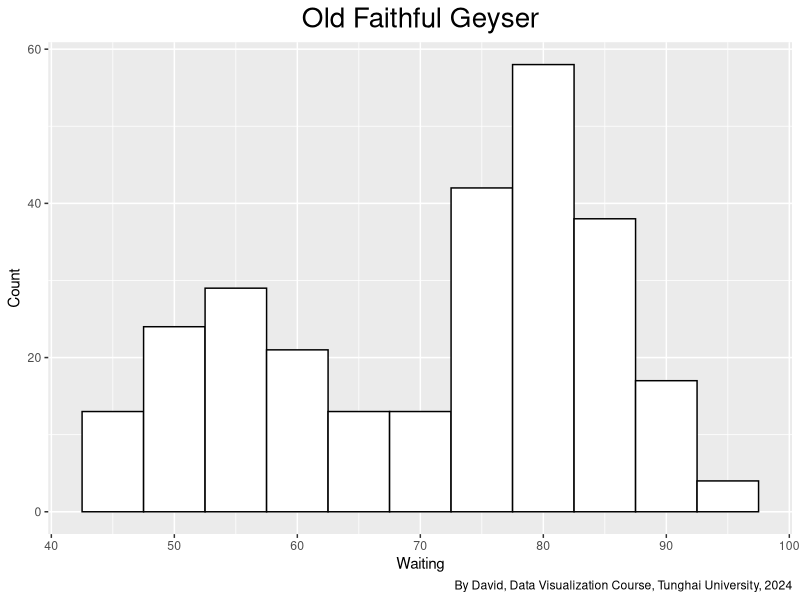
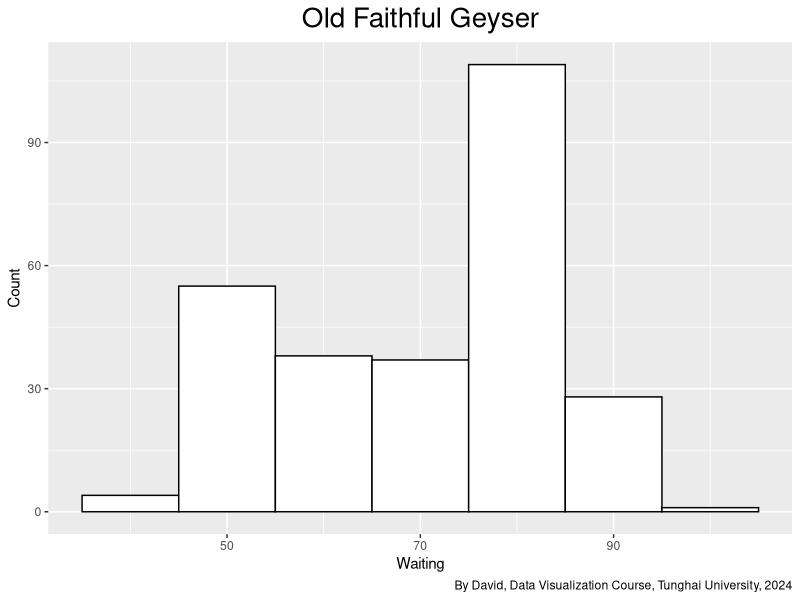
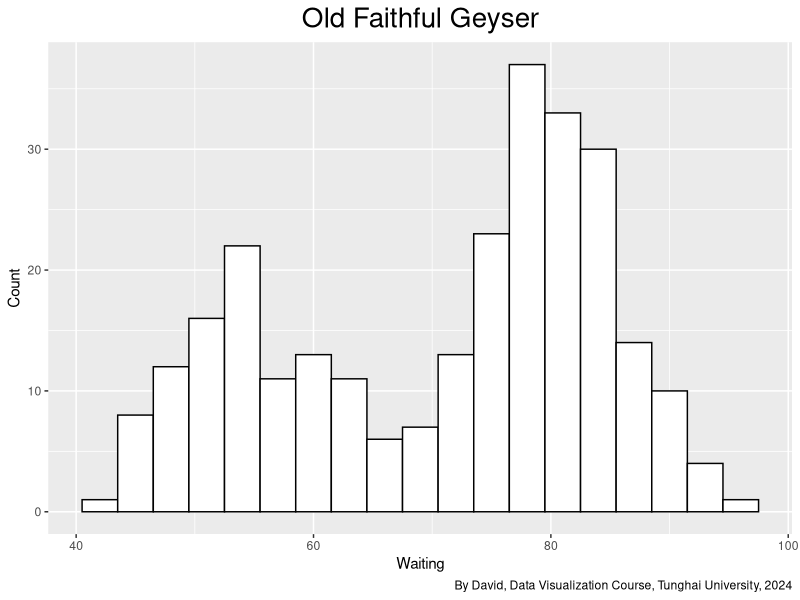

Generate these figures, in order, with R:
#
# David
# Histogram
#

library(ggplot2)

ggplot(faithful, aes(x = waiting)) +
  labs(title = "Old Faithful Geyser",
       x = "Waiting",
       y = "Count",
       caption = "By David, Data Visualization Course, Tunghai University, 2024") +
  theme(plot.title = element_text(hjust = 0.5, size = 20)) +
  geom_histogram(binwidth = 5, fill = "white", colour = "black")


ggplot(faithful, aes(x = waiting)) +
  labs(title = "Old Faithful Geyser",
       x = "Waiting",
       y = "Count",
       caption = "By David, Data Visualization Course, Tunghai University, 2024") +
  theme(plot.title = element_text(hjust = 0.5, size = 20)) +
  geom_histogram(binwidth = 10, fill = "white", colour = "black")

ggplot(faithful, aes(x = waiting)) +
  labs(title = "Old Faithful Geyser",
       x = "Waiting",
       y = "Count",
       caption = "By David, Data Visualization Course, Tunghai University, 2024") +
  theme(plot.title = element_text(hjust = 0.5, size = 20)) +
  geom_histogram(binwidth = 3, fill = "white", colour = "black")
